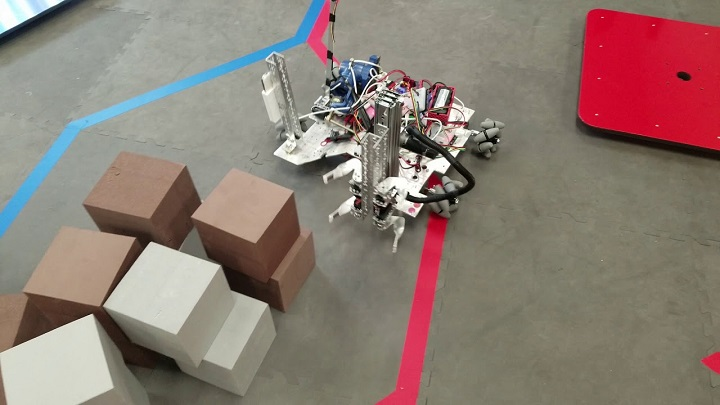
#> input picture Images/glyphs.jpg, 720 x 405 px
$ python sobel_and_laplacian_edge_detector.py --image Images/glyphs.jpg   (older library calls are emulated)
#> lines starting #> are read from the running program, lines starting #| are printed output that depends on the picture
#Python 3.7.
import numpy as np
import argparse
import cv2

ap = argparse.ArgumentParser()
ap.add_argument("-i", "--image", required = True, help = "Path to the image")
args = vars(ap.parse_args())

image = cv2.imread(args["image"])
#> image is the input picture: shape (405, 720, 3); mean B, G, R 115.8, 124.4, 140.8
image = cv2.cvtColor(image, cv2.COLOR_BGR2GRAY)
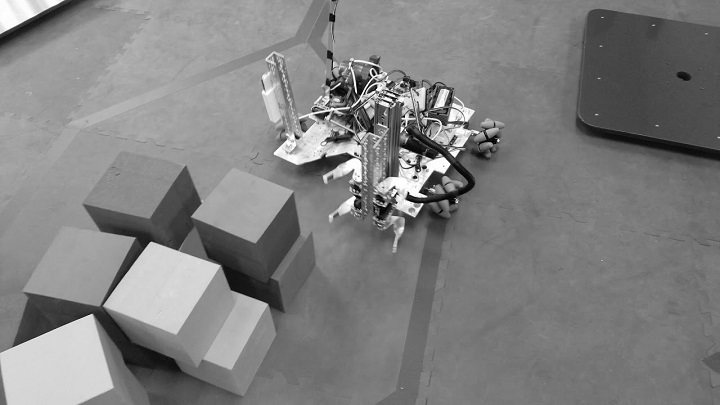
#> image: shape (405, 720); min 0, max 255, mean 128.3
cv2.imshow("Greyscale", image)

lap = cv2.Laplacian(image, cv2.CV_64F)
lap = np.uint8(np.absolute(lap))
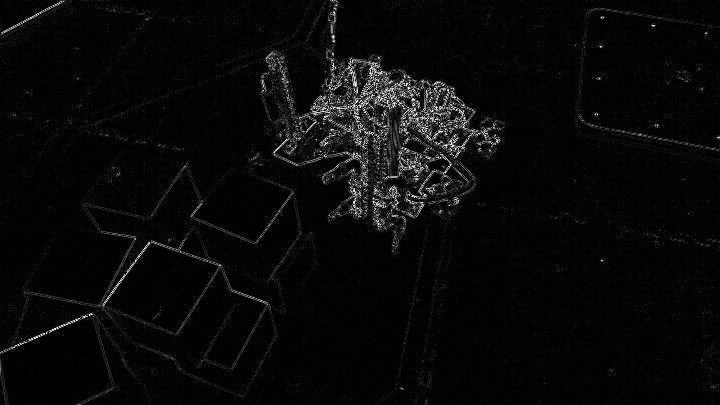
#> lap: shape (405, 720); min 0, max 255, mean 9.1
cv2.imshow("Laplacian", lap)
cv2.waitKey(0)

sobelX = cv2.Sobel(image, cv2.CV_64F, 1, 0)
sobelY = cv2.Sobel(image, cv2.CV_64F, 0, 1)
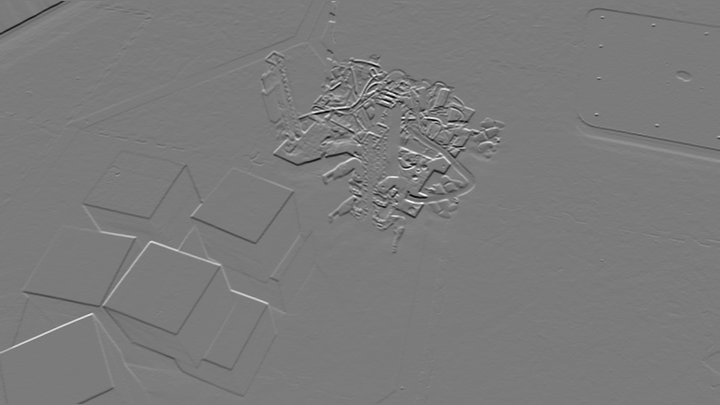
#> sobelY: shape (405, 720) float64; min -931, max 991, mean -0.4; drawn with min black and max white
sobelX = np.uint8(np.absolute(sobelX))
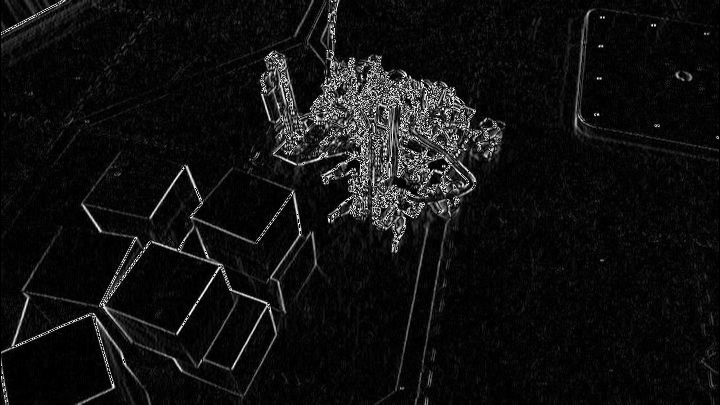
#> sobelX: shape (405, 720); min 0, max 255, mean 16.6
sobelY = np.uint8(np.absolute(sobelY))
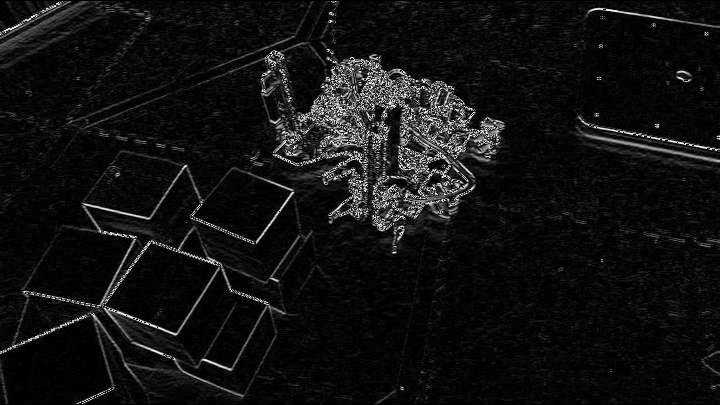
#> sobelY: shape (405, 720); min 0, max 255, mean 17.4
sobelCombined = cv2.bitwise_or(sobelX, sobelY)
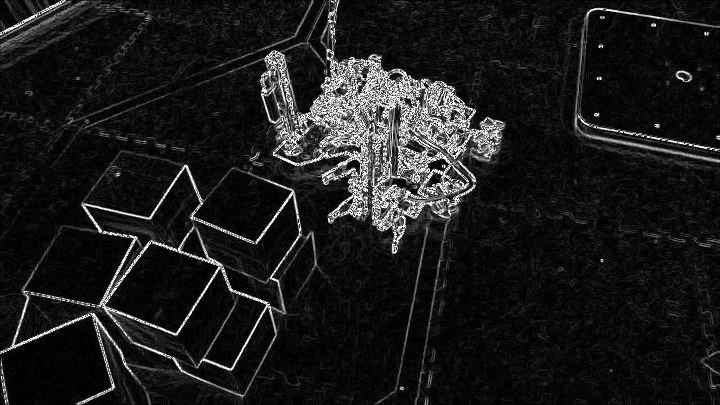
#> sobelCombined: shape (405, 720); min 0, max 255, mean 27.7

#This is not useful
sobelWhole = cv2.Sobel(image, cv2.CV_64F, 1, 1)
sobelWhole = np.uint8(np.absolute(sobelWhole))
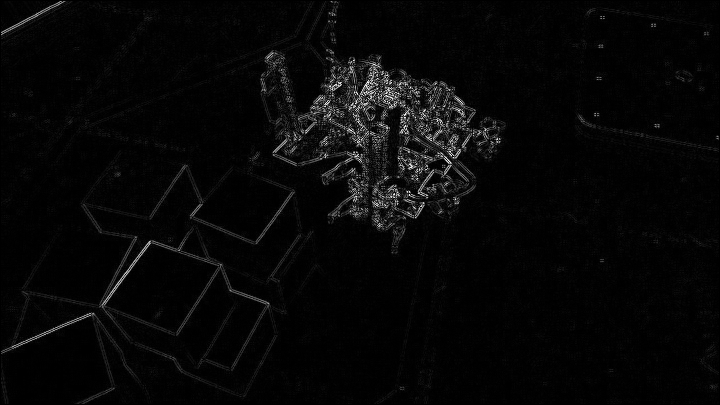
#> sobelWhole: shape (405, 720); min 0, max 255, mean 7.1

cv2.imshow("Sobel X", sobelX)
cv2.imshow("Sobel Y", sobelY)
cv2.imshow("Sobel Combined", sobelCombined)
# cv2.imshow("Sobel Whole", sobelWhole)   #Bad
cv2.waitKey(0)
